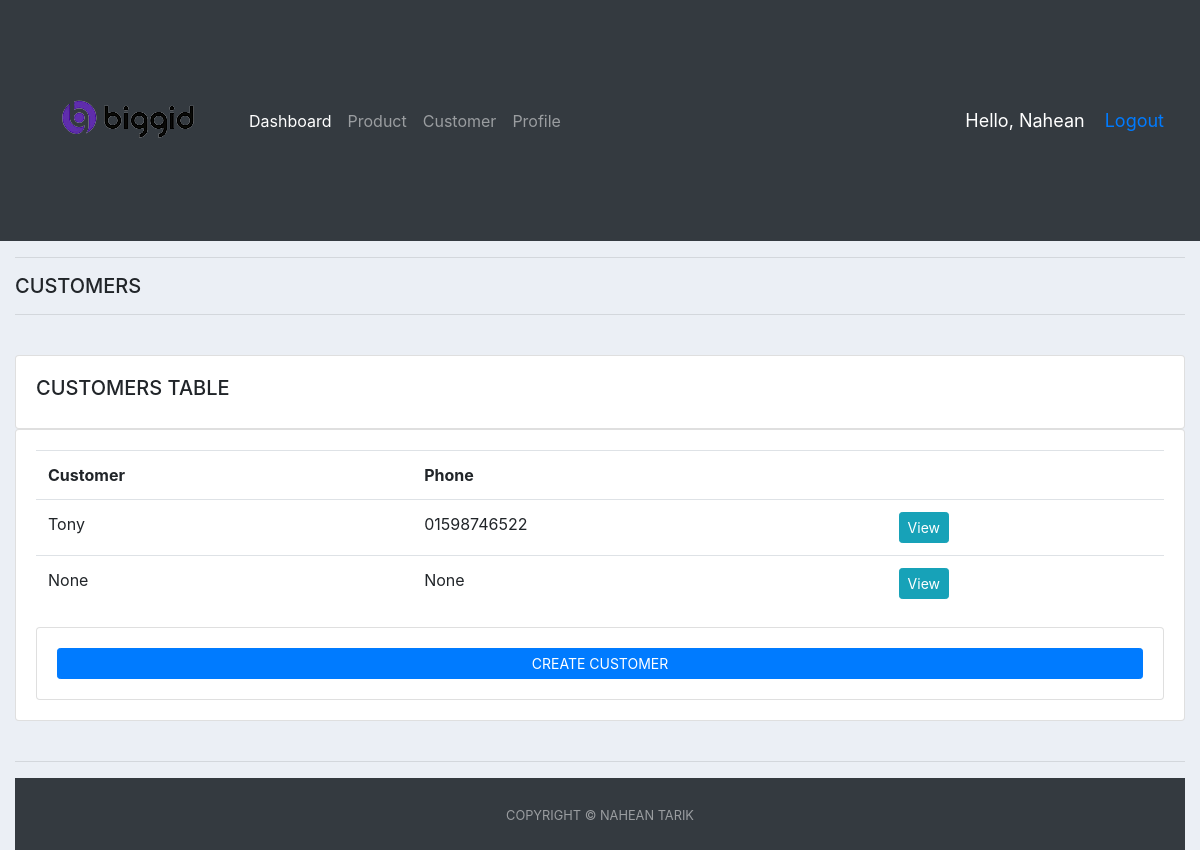
The page /customer_page/ (signed in) on the database as committed earlier.
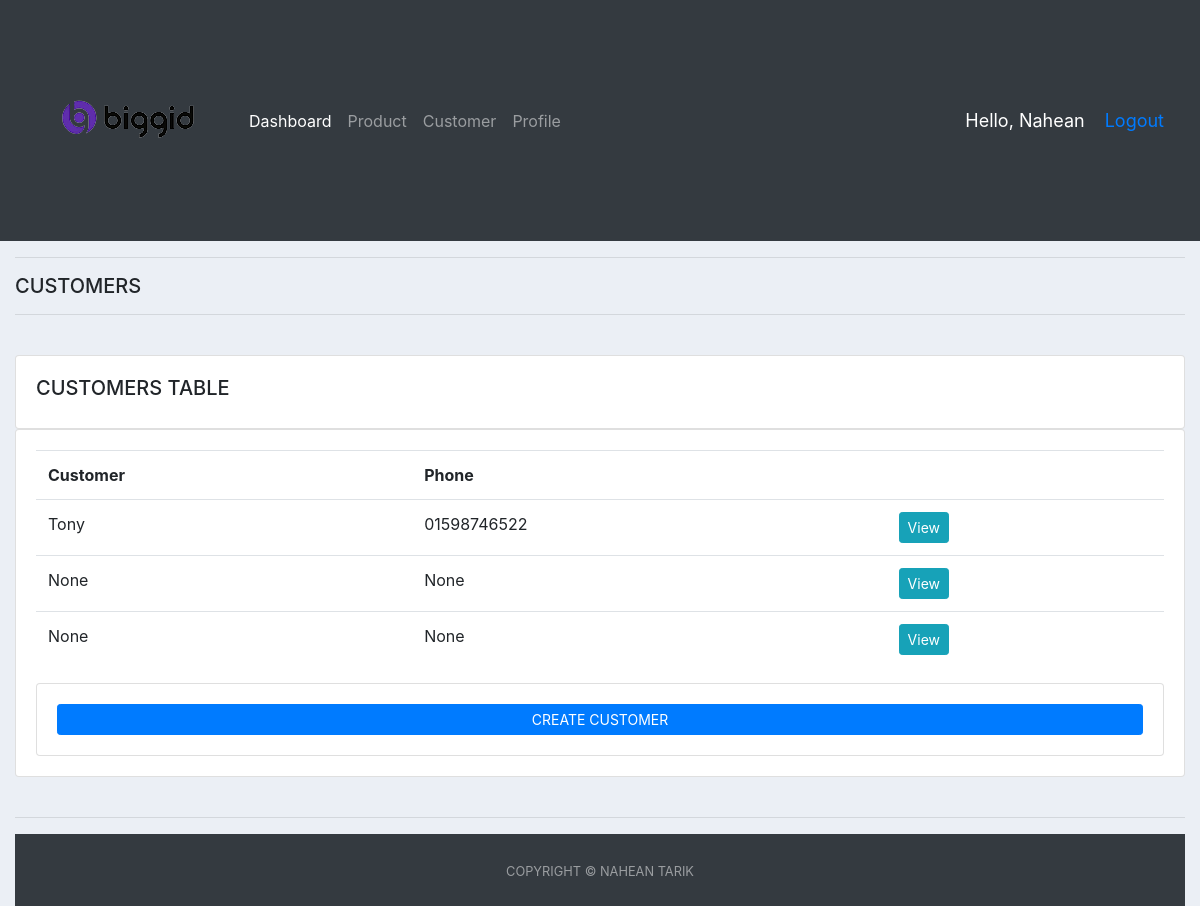
The same page on the database as committed later.
### accounts/models.py (models this page shows, shortened)
class Customer(models.Model):
    user = models.OneToOneField(User, null=True, on_delete=models.CASCADE)
    name = models.CharField(max_length=200, null=True)
    phone = models.CharField(max_length=200, null=True)
    email = models.CharField(max_length=200, null=True)
    profile_pic = models.ImageField(null=True, blank=True)
    date_created = models.DateTimeField(auto_now_add=True, null=True)

### accounts/decorators.py (the view)
        def wrapper_func(request, *args, **kwargs):
            group = None
            if request.user.groups.exists():
                group = request.user.groups.all()[0].name
            if group in allowed_roles:
                return view_func(request, *args, **kwargs)
            else:
                return HttpResponse('You are not authorized to view this page')

### accounts/views.py (called while the page is built)
@login_required(login_url='login')
@allowed_users(allowed_roles=['admin'])
def customerPage(request):
    customers = Customer.objects.all()
    context = {'customers': customers}
    return render(request, 'accounts/customer_page.html', context)

### accounts/templates/accounts/customer_page.html
{% extends 'accounts/main.html' %} {% block content %}
<div class="row">
  <div class="col-md">
    <h5>CUSTOMERS</h5>
    <hr />
    <class class="container-fluid">
      <br />
      <class class="row">
        <div class="col-md">
          <div class="card card-body">
            <h5>CUSTOMERS TABLE</h5>
          </div>
          <div class="card card-body">
            <table class="table">
              <tr>
                <th>Customer</th>
                <th>Phone</th>
                <th></th>
              </tr>
              {% for i in customers %}
              <tr>
                <td>{{i.name}}</td>
                <td>{{i.phone}}</td>
                <td>
                  <a
                    class="btn btn-sm btn-info"
                    href="{% url 'customer' i.id %}"
                    >View</a
                  >
                </td>
              </tr>
              {% endfor %}
            </table>
            <div class="card card-body">
              <a
                class="prevent-submit btn btn-primary btn-sm btn-block"
                href="#"
                >CREATE CUSTOMER</a
              >
            </div>
          </div>
        </div>
      </class>
    </class>
  </div>
</div>
{% endblock %}

Rows that differ between the two databases and show on the page:
added Customer: name "None", phone "None"
